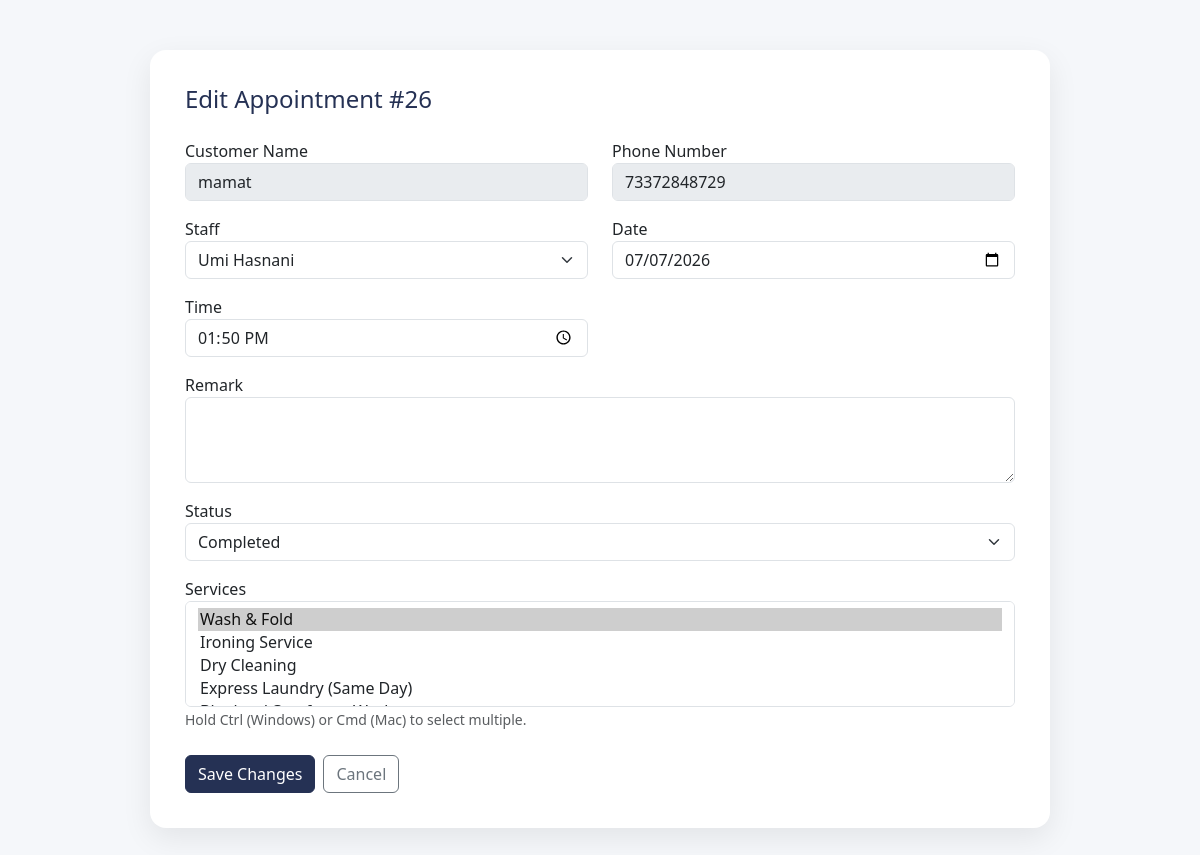
The app's page /admin/editAppt.php?id=26 with its own data.
### tables this page shows
CREATE TABLE `appointment` (
  `Appointment_ID` int(10) NOT NULL,
  `Customer_ID` int(10) NOT NULL,
  `Staff_ID` int(10) NOT NULL,
  `Appointment_Date` date NOT NULL,
  `Appointment_Time` time NOT NULL,
  `Appointment_Remark` varchar(50) NOT NULL,
  `Collection_Method` varchar(20) NOT NULL,
  `Appointment_Status` varchar(50) NOT NULL
);

CREATE TABLE `customer` (
  `Customer_ID` int(10) NOT NULL,
  `Customer_Name` varchar(50) NOT NULL,
  `Cust_PhoneNum` varchar(20) NOT NULL,
  `Email` varchar(50) NOT NULL,
  `Address` varchar(100) NOT NULL,
  `Customer_Password` varchar(100) NOT NULL
);

CREATE TABLE `staff` (
  `Staff_ID` int(10) NOT NULL,
  `Staff_Name` varchar(50) NOT NULL,
  `Staff_PhoneNum` varchar(50) NOT NULL,
  `Staff_Email` varchar(50) NOT NULL
);

### admin/editAppt.php (the view, shortened to what this page needs)
<?php
include("../config/database.php");
$id = (int) $_GET['id'];
$stmt = $conn->prepare("
    SELECT
        appointment.*,
        customer.Customer_Name,
        customer.Cust_PhoneNum,
        staff.Staff_Name
    FROM appointment
    INNER JOIN customer ON appointment.Customer_ID = customer.Customer_ID
    INNER JOIN staff ON appointment.Staff_ID = staff.Staff_ID
    WHERE appointment.Appointment_ID = ?
");
$stmt->bind_param("i", $id);
$stmt->execute();
$appt = $stmt->get_result()->fetch_assoc();
$svcStmt = $conn->prepare("SELECT Service_ID FROM appointment_service WHERE Appointment_ID = ?");
$svcStmt->bind_param("i", $id);
$svcStmt->execute();
$selectedServices = array_column($svcStmt->get_result()->fetch_all(MYSQLI_ASSOC), 'Service_ID');
$allServices = $conn->query("SELECT * FROM service");
$allStaff = $conn->query("SELECT * FROM staff");
?>
<!DOCTYPE html>
<html lang="en">
<head>
<link href="https://cdn.jsdelivr.net/npm/bootstrap@5.3.3/dist/css/bootstrap.min.css" rel="stylesheet">
<link rel="stylesheet" href="https://cdn.jsdelivr.net/npm/bootstrap-icons@1.11.3/font/bootstrap-icons.min.css">
</head>
<body>
<div class="form-container">
    <h4>Edit Appointment #<?= htmlspecialchars($id) ?></h4>
    <form method="POST">
        <div class="row">
            <div class="mb-3 col-md-6">
                <label>Customer Name</label>
                <input type="text" class="form-control"
                    value="<?= htmlspecialchars($appt['Customer_Name']) ?>" disabled>
            </div>
            <div class="mb-3 col-md-6">
                <label>Phone Number</label>
                <input type="text" class="form-control"
                    value="<?= htmlspecialchars($appt['Cust_PhoneNum']) ?>" disabled>
            </div>
            <div class="mb-3 col-md-6">
                <label>Staff</label>
                <select name="staff_id" class="form-select" required>
                    <?php while ($staff = $allStaff->fetch_assoc()): ?>
                        <option value="<?= $staff['Staff_ID'] ?>"
                            <?= $staff['Staff_ID'] == $appt['Staff_ID'] ? 'selected' : '' ?>>
                            <?= htmlspecialchars($staff['Staff_Name']) ?>
                        </option>
                    <?php endwhile; ?>
                </select>
            </div>
            <div class="mb-3 col-md-6">
                <label>Date</label>
                <input type="date" name="date" class="form-control"
                    value="<?= htmlspecialchars($appt['Appointment_Date']) ?>" required>
            </div>
            <div class="mb-3 col-md-6">
                <label>Time</label>
                <input type="time" name="time" class="form-control"
                    value="<?= htmlspecialchars($appt['Appointment_Time']) ?>" required>
            </div>
        </div>
        <div class="mb-3">
            <label>Remark</label>
            <textarea name="remark" class="form-control" rows="3"><?= htmlspecialchars($appt['Appointment_Remark']) ?></textarea>
        </div>
<div class="mb-3">
<label>Status</label>
<select
name="status"
id="status"
class="form-select"
required>
<?php
$statuses=['Pending','Confirmed','Completed','Cancelled'];
foreach($statuses as $s):
?>
<option
value="<?= $s ?>"
<?= strtolower($appt['Appointment_Status'])==strtolower($s) ? 'selected':'' ?>>
<?= $s ?>
</option>
<?php endforeach; ?>
</select>
</div>
        <div class="mb-4">
            <label>Services</label>
            <select name="services[]" class="form-select" multiple required>
                <?php while($srv = $allServices->fetch_assoc()): ?>
                    <option value="<?= $srv['Service_ID'] ?>"
                        <?= in_array($srv['Service_ID'], $selectedServices) ? 'selected' : '' ?>>
                        <?= htmlspecialchars($srv['Service_Name']) ?>
                    </option>
                <?php endwhile; ?>
            </select>
            <small class="text-muted">Hold Ctrl (Windows) or Cmd (Mac) to select multiple.</small>
        </div>
        <div class="d-flex gap-2">
            <button type="submit" class="btn btn-primary">Save Changes</button>
            <a href="manageAppt.php" class="btn btn-outline-secondary">Cancel</a>
        </div>
    </form>
</div>
</body>
</html>

### admin/editAppt.php (style rules this page uses)
body { background:#f5f7fa; font-family:'Segoe UI',Tahoma,Geneva,Verdana,sans-serif; }
.form-container { max-width: 900px; margin: 50px auto; background: #fff; padding: 35px; border-radius: 16px; box-shadow: 0 10px 30px rgba(0,0,0,0.08); }
.form-container h4 { color: #253154; margin-bottom: 25px; }
.btn-primary { background:#253154; border-color:#253154; }

### records on screen
appointment: Customer_ID.Customer_Name "mamat", Customer_ID.Cust_PhoneNum "73372848729", staff_id "Umi Hasnani", date "07/07/2026", time "13:50:00", status "Completed"

### other values on screen
$id "26"
form field value "Wash & Fold ☑ / Ironing Service / Dry Cleaning / Express Laundry (Same Day)"
